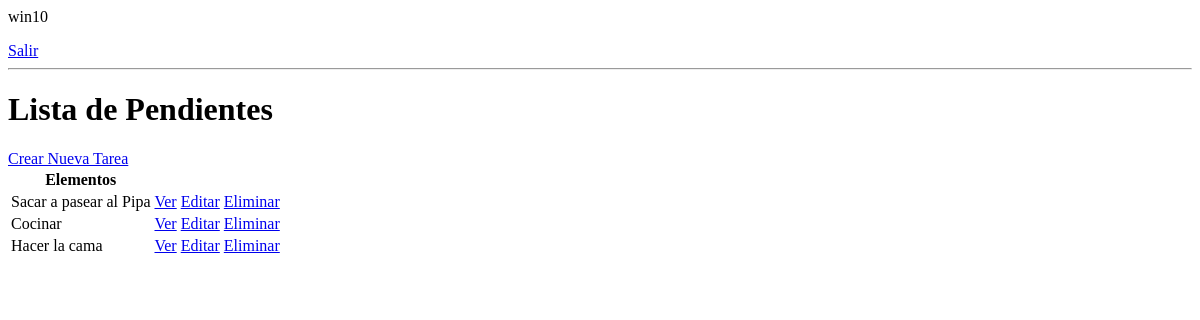
Page / (signed in) on the earlier database version.
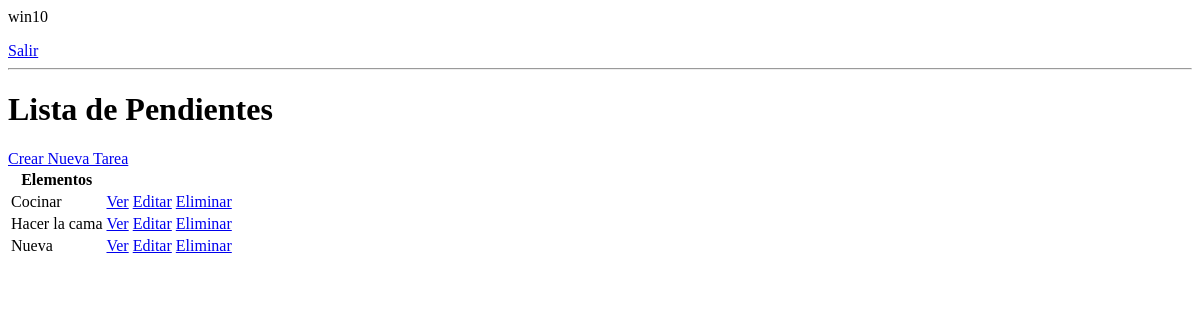
Same page on the later database version.
### base/models.py (models this page shows, shortened)
class Tarea(models.Model):
    usuario = models.ForeignKey(User,
                                on_delete=models.CASCADE,
                                null=True,
                                blank=True)
    titulo = models.CharField(max_length=200)
    descripcion = models.TextField(null=True,
                                   blank=True)
    completo = models.BooleanField(default=False)
    creado = models.DateTimeField(auto_now_add=True)
    class Meta:
        ordering = ['completo']

### base/views.py (the view)
# urls.py: urlpatterns = [path('', ListaPendientes.as_view(), name='tareas'),
class ListaPendientes(LoginRequiredMixin, ListView):
    model = Tarea
    context_object_name = 'tareas'
    def get_context_data(self, **kwargs: Any):
        context = super().get_context_data(**kwargs)
        context['tareas'] = context['tareas'].filter(usuario=self.request.user)
        context['count'] = context['tareas'].filter(completo=False).count()
        return context

### base/templates/base/tarea_list.html
{% if request.user.is_authenticated %}
    <p>{{request.user}}</p>
    <a href="{% url 'logout' %}">Salir</a>
{% else %}
    <a href="{% url 'login' %}">Ingresar</a>
{% endif %}
<hr>
<h1>Lista de Pendientes</h1>
<a href="{% url 'crear-tarea' %}">Crear Nueva Tarea</a>
<table>
    <tr>
        <th>Elementos</th>
        <th></th>
    </tr>
    {% for tarea in tareas %}
    <tr>
        <td>{{tarea.titulo}}</td>
        <td><a href={% url 'tarea' tarea.id %}>Ver</a></td>
        <td><a href={% url 'editar-tarea' tarea.id %}>Editar</a></td>
        <td><a href={% url 'eliminar-tarea' tarea.id %}>Eliminar</a></td>
    </tr>
    {% empty %}
    <h3>No hay elementos en esta lista</h3>
    {% endfor %}
</table>

Differences in the rows shown:
removed Tarea: titulo "Sacar a pasear al Pipa"
added Tarea: titulo "Nueva"
